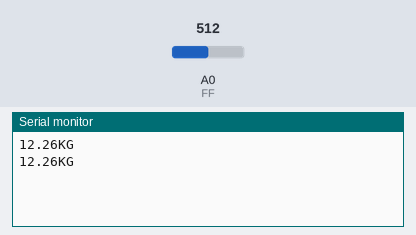
The sketch below on a simulated Arduino Uno, built with avr-gcc and run on an emulated ATmega328P. Parts: the last lines printed to the serial monitor. Inputs (shaded band) come from the test bench; at power-on: A0 (FF) = 512.

Above: at 1.8 s.
1.9 s: A0 (FF) set to 716
At 2.8 s:
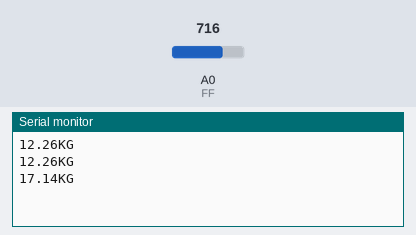
3.4 s: A0 (FF) set to 900
At 4.6 s:
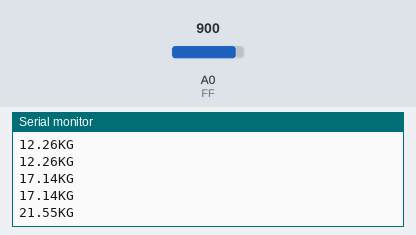
Timing chart, 0 to 6.4 s (numbered marks = the images above; inputs shaded):
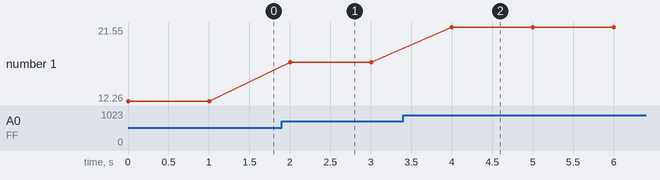

Measured:
- after the input at 1.9 s, the serial monitor: prints a new line after 0.10 s (image 1)
- after the input at 3.4 s, the serial monitor: prints a new line after 0.60 s (image 2)
- plotted number 1: 12.26 → 17.14 after the input at 1.9 s, 17.14 → 21.55 after the input at 3.4 s

The sketch:

flexiforce_experiement_2.ino
```cpp
float cf = 4.9012; // caliberation factor
//need to add 2 thermocouples!!
int FF = A0;

int FFdata = 0;
float vout;
void setup()
{
  Serial.begin(9600);
  pinMode(FF, INPUT);

}

void loop()
{


FFdata = analogRead(FF);
vout = (FFdata * 5.0) / 1023.0;
//Serial.println(vout);
vout = vout * cf - 0.0087;
//Serial.print("Flexi Force sensor: ");
Serial.print(vout);
Serial.println("KG");
delay(1000);

}
```
